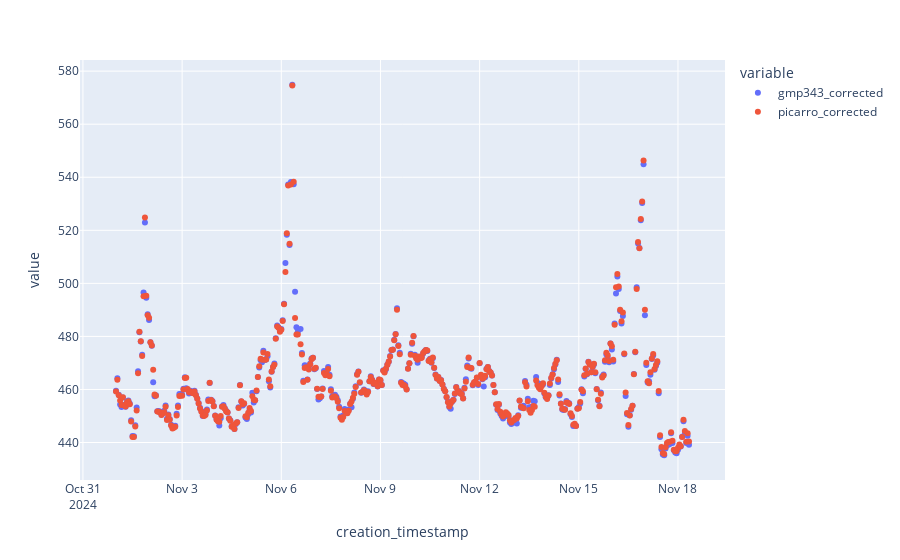
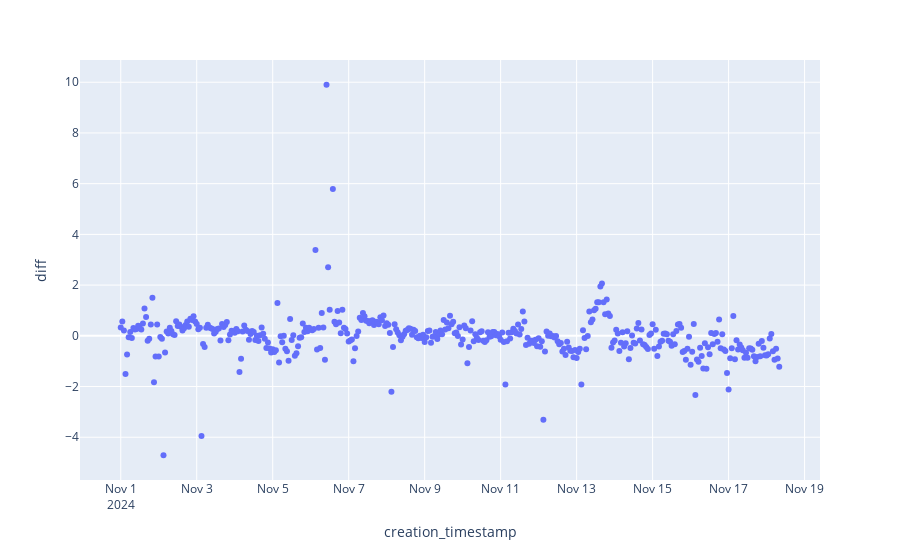

Source (notebook cell) for these figures, in order:
### Code cell
# verify by plotting

from datetime import datetime, timezone
import plotly.express as px

df_p = df_p_529_corr.with_columns(pl.lit("Picarro").alias("sys_name_short")) \
    .select("datetime", "sys_name_short", "picarro_corrected", "h2o_reported") \
    .rename({"datetime":"creation_timestamp"}) \
    .group_by_dynamic("creation_timestamp", every='1h') \
    .agg(pl.all().exclude(["creation_timestamp","sys_name_short"]).mean(),
            pl.col("picarro_corrected").std().alias("std"))
    
df_1h = pl.read_parquet(os.path.join(DATA_DIRECTORY,"processed", "1h_cal_corr_acropolis.parquet")) \
    .filter(pl.col("system_id") == 2)


start_date = datetime(2024, 11, 1, 0, 0, 0).replace(tzinfo=timezone.utc)
end_date = datetime(2024, 11, 18, 23, 59, 59).replace(tzinfo=timezone.utc)


df_plot = df_1h.join(df_p.select("creation_timestamp", "picarro_corrected"), on = ["creation_timestamp"], how= "left") \
    .with_columns(diff = pl.col("gmp343_corrected") - pl.col("picarro_corrected")) \
    .filter(pl.col("creation_timestamp").is_between(start_date, end_date))
    
fig = px.scatter(df_plot, x="creation_timestamp", y = ["gmp343_corrected", "picarro_corrected"])
fig.show()

fig = px.scatter(df_plot, x="creation_timestamp", y = "diff")
fig.show()

### Figure 1 — Plotly figure (JSON) as saved in the notebook; plotly's stock layout.template omitted (floating-point values rounded to 4 significant figures; data arrays with more than 128 entries replaced by an {"elided": "..."} marker saying what was removed)
{"data": [{"hovertemplate": "variable=gmp343_corrected<br>creation_timestamp=%{x}<br>value=%{y}<extra></extra>", "legendgroup": "gmp343_corrected", "marker": {"color": "#636efa", "symbol": "circle"}, "mode": "markers", "name": "gmp343_corrected", "orientation": "v", "showlegend": true, "type": "scatter", "x": {"elided": "416 str values"}, "xaxis": "x", "y": {"elided": "416 float values"}, "yaxis": "y"}, {"hovertemplate": "variable=picarro_corrected<br>creation_timestamp=%{x}<br>value=%{y}<extra></extra>", "legendgroup": "picarro_corrected", "marker": {"color": "#EF553B", "symbol": "circle"}, "mode": "markers", "name": "picarro_corrected", "orientation": "v", "showlegend": true, "type": "scatter", "x": {"elided": "416 str values"}, "xaxis": "x", "y": {"elided": "416 float values"}, "yaxis": "y"}], "layout": {"legend": {"title": {"text": "variable"}, "tracegroupgap": 0}, "margin": {"t": 60}, "xaxis": {"anchor": "y", "domain": [0, 1], "title": {"text": "creation_timestamp"}}, "yaxis": {"anchor": "x", "domain": [0, 1], "title": {"text": "value"}}}}

### Figure 2 — Plotly figure (JSON) as saved in the notebook; plotly's stock layout.template omitted (floating-point values rounded to 4 significant figures; data arrays with more than 128 entries replaced by an {"elided": "..."} marker saying what was removed)
{"data": [{"hovertemplate": "creation_timestamp=%{x}<br>diff=%{y}<extra></extra>", "legendgroup": "", "marker": {"color": "#636efa", "symbol": "circle"}, "mode": "markers", "name": "", "orientation": "v", "showlegend": false, "type": "scatter", "x": {"elided": "416 str values"}, "xaxis": "x", "y": {"elided": "416 float values"}, "yaxis": "y"}], "layout": {"legend": {"tracegroupgap": 0}, "margin": {"t": 60}, "xaxis": {"anchor": "y", "domain": [0, 1], "title": {"text": "creation_timestamp"}}, "yaxis": {"anchor": "x", "domain": [0, 1], "title": {"text": "diff"}}}}
